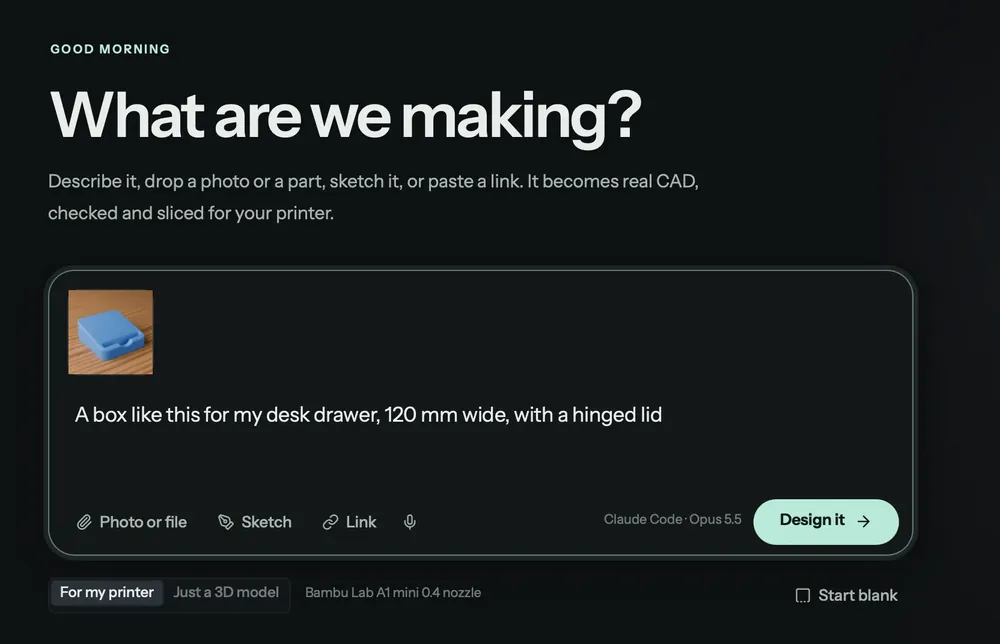
#> input picture site/assets/shots/photo.webp, 1000 x 644 px, given in place of mount-s1.png, which was not available
$ python assets.py ../../../../../site/assets/shots ../../../../../site/assets/shots/app.webp
#> lines starting #> are read from the running program, lines starting #| are printed output that depends on the picture
"""Turn the Blender renders into the mockups' assets: feather each picture's border (so the shadow catcher never
shows the picture's rectangle), save WebP, cut the stress map's lit part for the bloom, and write assets/geo.js.

    .venv/bin/python docs/design/directions/i/tools/assets.py GEO RENDERS
"""
import json, sys
from pathlib import Path
import numpy as np
from PIL import Image

geo, rend = Path(sys.argv[1]), Path(sys.argv[2])
A = Path(__file__).resolve().parents[1] / "assets"
s = lambda t: t * t * (3 - 2 * t)
for n in ["mount-s1", "mount-s2", "mount-s3", "mount-s5", "mount-s8", "mount-heat", "cam-stock", "plate-1", "plate-2"]:
    im = np.asarray(Image.open(rend / f"{n}.png").convert("RGBA")).astype(np.float32)
    h, w = im.shape[:2]; m = 160
#> after `h, w = im.shape[:2]`: h = 644; w = 1000
    fx = np.clip(np.minimum(np.arange(w), w - 1 - np.arange(w)) / m, 0, 1); fy = np.clip(np.minimum(np.arange(h), h - 1 - np.arange(h)) / m, 0, 1)
    im[..., 3] *= s(fx)[None, :] * s(fy)[:, None]
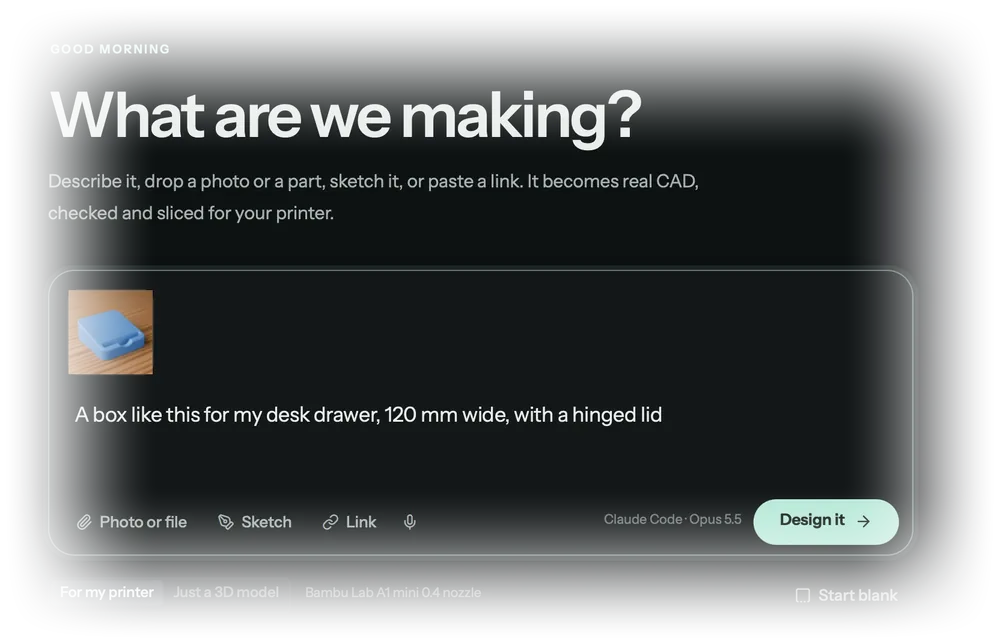
#> im: shape (644, 1000, 4) float32; mean R, G, B, A 25.7, 30.4, 30.6, 160.8; transparent parts drawn white
    Image.fromarray(im.astype(np.uint8)).save(A / f"{n}.webp", quality=95, method=6)
    if n == "mount-heat":                                   # only what is lit blooms
        k = np.clip((im[..., 2] - im[..., 0] - 18) / 60, 0, 1); g = im.copy(); g[..., 3] *= k
        Image.fromarray(g.astype(np.uint8)).save(A / "mount-glow.webp", quality=92, method=6)
    if n == "mount-s8":
        Image.fromarray(im.astype(np.uint8)).resize((640, 640), Image.LANCZOS).save(A / "thumb-motor-mount.webp", quality=95)
#> pass 2 of the loop `for n in ["mount-s1", "mount-s2", "mount-s3", "mount-s5", "mount-s8", ..`:
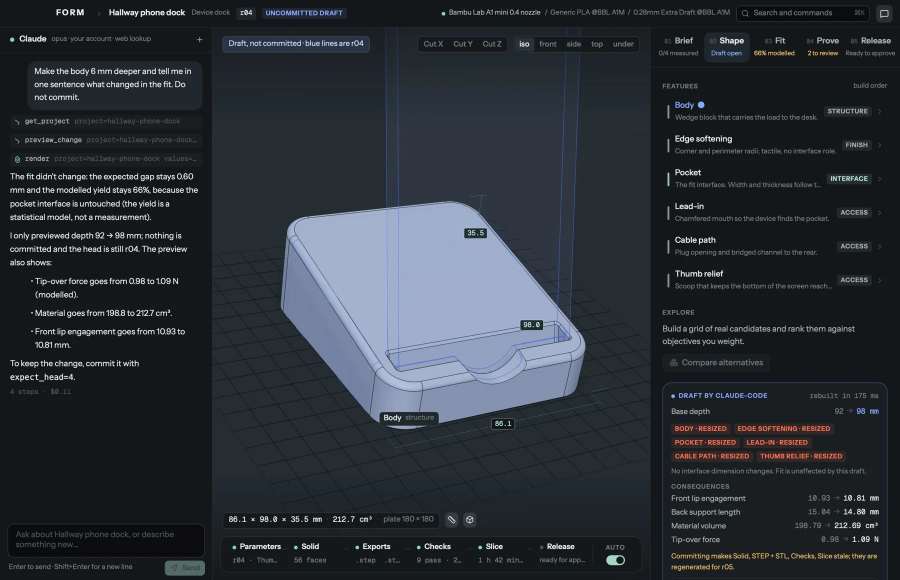
#> input picture site/assets/shots/app.webp, 1800 x 1160 px, given in place of mount-s2.png, which was not available (shown at 1/2 size)
#> `im[..., 3] *= s(fx)[None, :] * s(fy)[:, None]`:
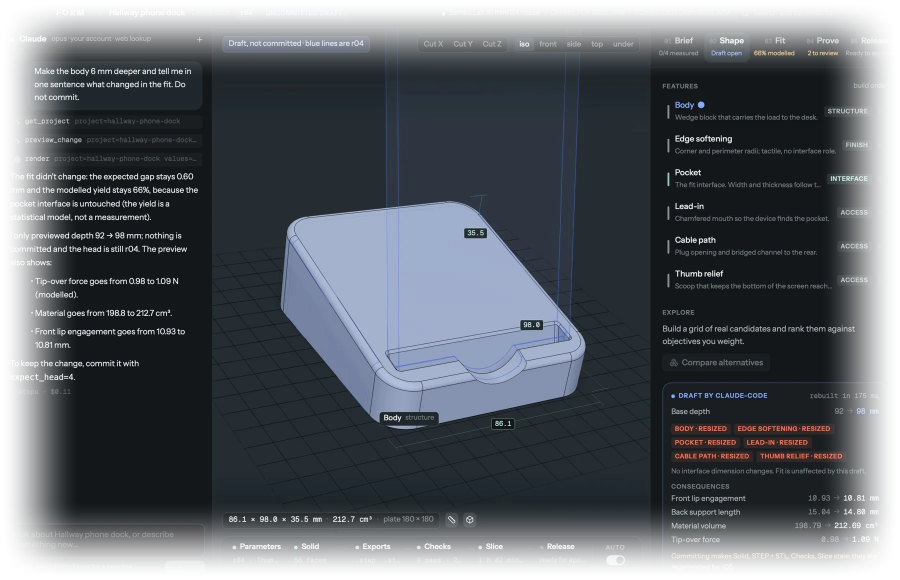
#> im: shape (1160, 1800, 4) float32 (shown at 1/2 size); mean R, G, B, A 43.1, 49.5, 55.3, 200.5; transparent parts drawn white
#> (the run stopped early here; a loop or call above may not have finished)
